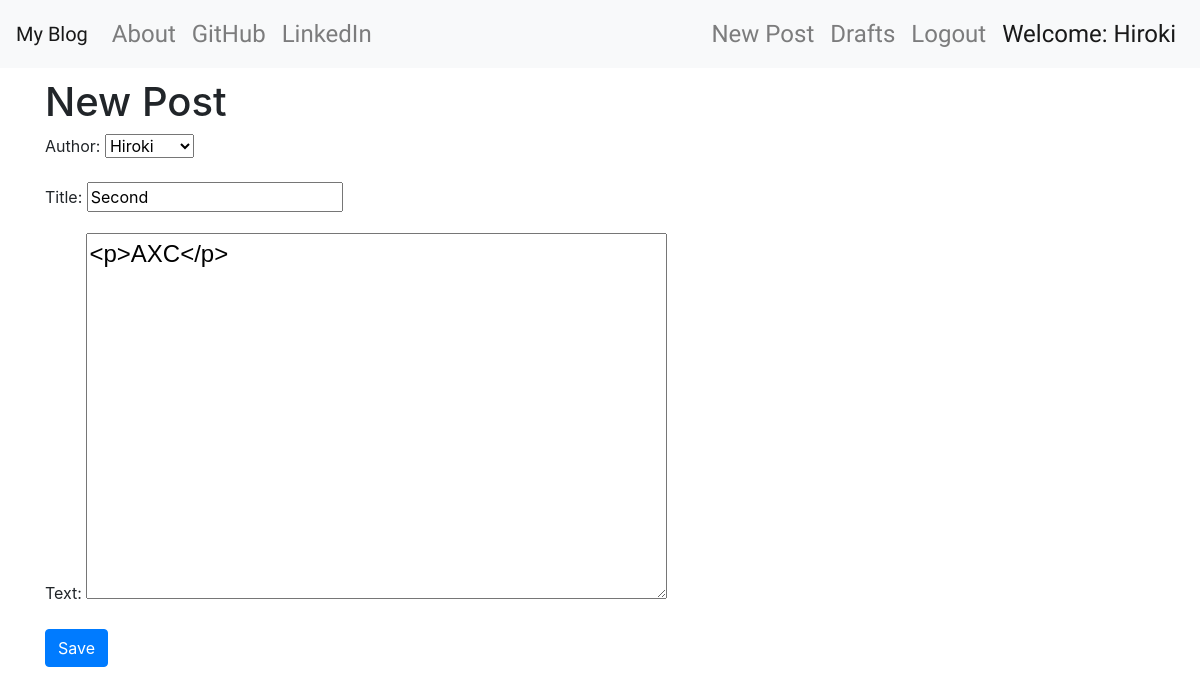
The page /post/5/edit (signed in) on the database its author committed.
### blog/models.py (models this page shows, shortened)
class Post(models.Model):
    author = models.ForeignKey('auth.User', on_delete=models.CASCADE)
    title = models.CharField(max_length=200)
    text = models.TextField()
    created_date = models.DateTimeField(default=timezone.now)
    published_date = models.DateTimeField(blank=True, null=True)

### blog/views.py (the view)
# urls.py: path('post/<int:pk>/edit', views.PostUpdateView.as_view(), name='post_edit'),
class PostUpdateView(LoginRequiredMixin, UpdateView):
    login_url = '/login/'
    redirect_field_name = 'blog/post_detail.html'
    form_class = PostForm
    model = Post

### blog/forms.py
class PostForm(forms.ModelForm):
    class Meta:
        model = Post
        fields = ('author', 'title', 'text')
        widgets = {
            'title': forms.TextInput(attrs={'class': 'textinputclass'}),
            'text': forms.Textarea(attrs={'class': 'editable medium-editor-textarea postcontent'})
        }

### blog/templates/blog/post_form.html (shortened to what this page needs)
{% extends "blog/base.html" %}
{% block content %}
  <h1>New Post</h1>
  <form class="post-form" method="POST">
    {{ form.as_p }}
    <button type="submit" class="save btn btn-primary">Save</button>
  </form>
{% endblock %}

### blog/templates/blog/base.html (shortened to what this page needs)
<!DOCTYPE html>
{% load staticfiles %}
<html lang="en" dir="ltr">
  <head>
    <link rel="stylesheet" href="https://stackpath.bootstrapcdn.com/bootstrap/4.4.1/css/bootstrap.min.css">
    <link rel="stylesheet" href="//cdn.jsdelivr.net/npm/medium-editor@latest/dist/css/medium-editor.min.css" type="text/css" media="screen" charset="utf-8">
    <link rel="stylesheet" href="{% static 'css/blog.css' %}">
  </head>
  <body>
    <nav class="navbar navbar-expand-lg navbar-light bg-light techfont">
      <a class="navbar-brand" href="{% url 'post_list' %}">My Blog</a>
      <div class="collapse navbar-collapse" id="navbarSupportedContent">
        <ul class="navbar-nav">
          <li><a class="nav-link" href="{% url 'about' %}">About</a></li>
          <li><a class="nav-link" href="https://wwww.github.com">GitHub</a></li>
          <li><a class="nav-link" href="https://www.linkedin.com">LinkedIn</a></li>
        </ul>
      </div>
      <ul class="nav navbar-nav navbar-right">
        {% if user.is_authenticated %}
          <li><a class="nav-link" href="{% url 'post_new' %}">New Post</a></li>
          <li><a class="nav-link" href="{% url 'post_draft_list' %}">Drafts</a></li>
          <li><a class="nav-link" href="{% url 'logout' %}">Logout</a></li>
          <li><a class="nav-link active">Welcome: {{ user.username }} </a></li>
        {% else %}
          <li><a href="{% url 'login' %}"><i class="fas fa-user"></i></a></li>
        {% endif %}
      </ul>
    </nav>
    <div class="content container">
      <div class="row">
        <div class="col-md-8">
          <div class="blog_posts">
            {% block content %}
            {% endblock %}
          </div>
        </div>
      </div>
    </div>
  </body>
</html>

### blog/static/css/blog.css (style rules this page uses)
.techfont { font-family: 'M PLUS Rounded 1c', sans-serif; font-size: 1.5em; margin-bottom: 10px; }
.postcontent { font-family: 'Noto Sans JP', sans-serif; font-size: 1.5em; }

### rows shown on the page
Post: author "Hiroki", title "Second", text "<p>AXC</p>"

### other values the page prints
{{ user.username }} "Hiroki"
